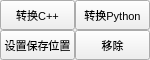
<?xml version="1.0" encoding="UTF-8"?>
<ui version="4.0">
 <class>QtOperatingButtons</class>
 <widget class="QFrame" name="QtOperatingButtons">
  <property name="geometry">
   <rect>
    <x>0</x>
    <y>0</y>
    <width>150</width>
    <height>60</height>
   </rect>
  </property>
  <property name="sizePolicy">
   <sizepolicy hsizetype="Fixed" vsizetype="Fixed">
    <horstretch>0</horstretch>
    <verstretch>0</verstretch>
   </sizepolicy>
  </property>
  <property name="minimumSize">
   <size>
    <width>150</width>
    <height>60</height>
   </size>
  </property>
  <property name="maximumSize">
   <size>
    <width>150</width>
    <height>60</height>
   </size>
  </property>
  <property name="windowTitle">
   <string>Frame</string>
  </property>
  <layout class="QGridLayout" name="gridLayout">
   <property name="leftMargin">
    <number>0</number>
   </property>
   <property name="topMargin">
    <number>0</number>
   </property>
   <property name="rightMargin">
    <number>0</number>
   </property>
   <property name="bottomMargin">
    <number>0</number>
   </property>
   <property name="spacing">
    <number>0</number>
   </property>
   <item row="0" column="0">
    <widget class="QPushButton" name="pushButton">
     <property name="sizePolicy">
      <sizepolicy hsizetype="Fixed" vsizetype="Fixed">
       <horstretch>0</horstretch>
       <verstretch>0</verstretch>
      </sizepolicy>
     </property>
     <property name="minimumSize">
      <size>
       <width>50</width>
       <height>30</height>
      </size>
     </property>
     <property name="font">
      <font>
       <pointsize>8</pointsize>
      </font>
     </property>
     <property name="text">
      <string>转换C++</string>
     </property>
    </widget>
   </item>
   <item row="1" column="1">
    <widget class="QPushButton" name="pushButton_4">
     <property name="sizePolicy">
      <sizepolicy hsizetype="Fixed" vsizetype="Fixed">
       <horstretch>0</horstretch>
       <verstretch>0</verstretch>
      </sizepolicy>
     </property>
     <property name="minimumSize">
      <size>
       <width>50</width>
       <height>30</height>
      </size>
     </property>
     <property name="font">
      <font>
       <pointsize>8</pointsize>
      </font>
     </property>
     <property name="text">
      <string>移除</string>
     </property>
    </widget>
   </item>
   <item row="1" column="0">
    <widget class="QPushButton" name="pushButton_3">
     <property name="sizePolicy">
      <sizepolicy hsizetype="Fixed" vsizetype="Fixed">
       <horstretch>0</horstretch>
       <verstretch>0</verstretch>
      </sizepolicy>
     </property>
     <property name="minimumSize">
      <size>
       <width>50</width>
       <height>30</height>
      </size>
     </property>
     <property name="font">
      <font>
       <pointsize>8</pointsize>
      </font>
     </property>
     <property name="text">
      <string>设置保存位置</string>
     </property>
    </widget>
   </item>
   <item row="0" column="1">
    <widget class="QPushButton" name="pushButton_2">
     <property name="sizePolicy">
      <sizepolicy hsizetype="Fixed" vsizetype="Fixed">
       <horstretch>0</horstretch>
       <verstretch>0</verstretch>
      </sizepolicy>
     </property>
     <property name="minimumSize">
      <size>
       <width>50</width>
       <height>30</height>
      </size>
     </property>
     <property name="font">
      <font>
       <pointsize>8</pointsize>
      </font>
     </property>
     <property name="text">
      <string>转换Python</string>
     </property>
    </widget>
   </item>
  </layout>
 </widget>
 <resources/>
 <connections/>
</ui>
